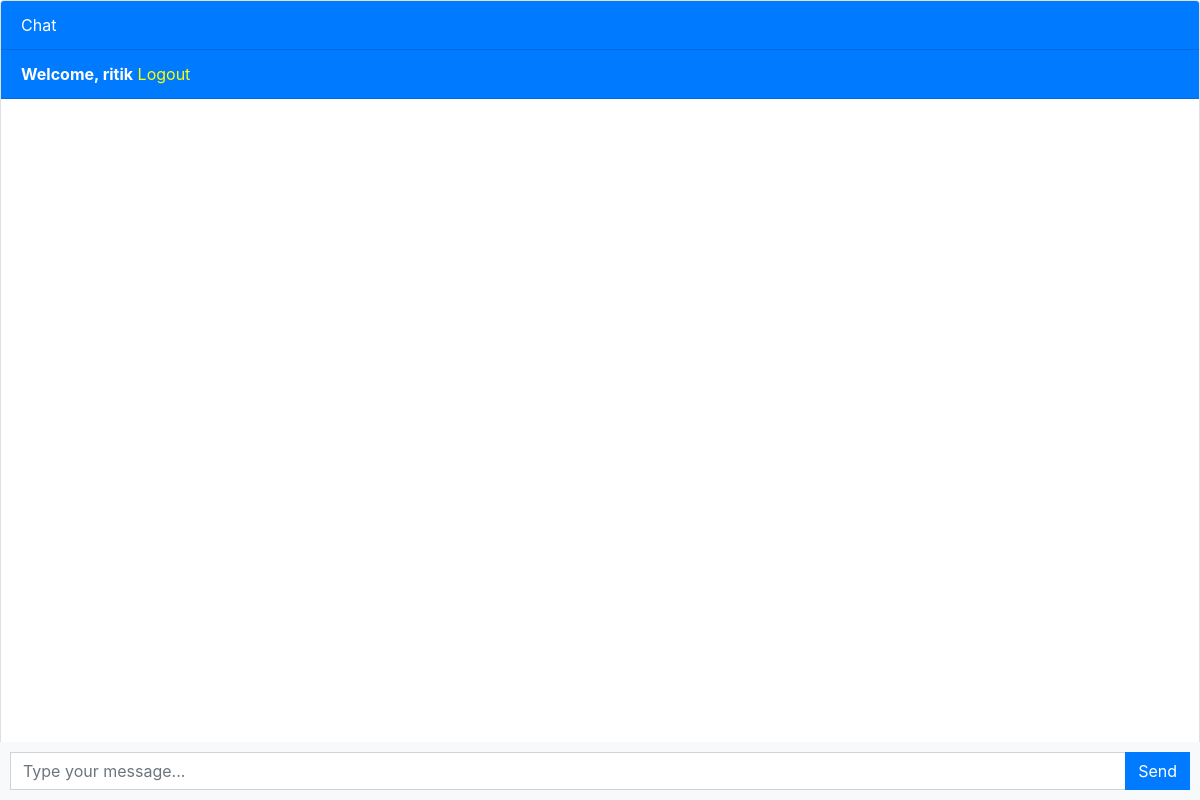
The page / (signed in) on the database as committed earlier.
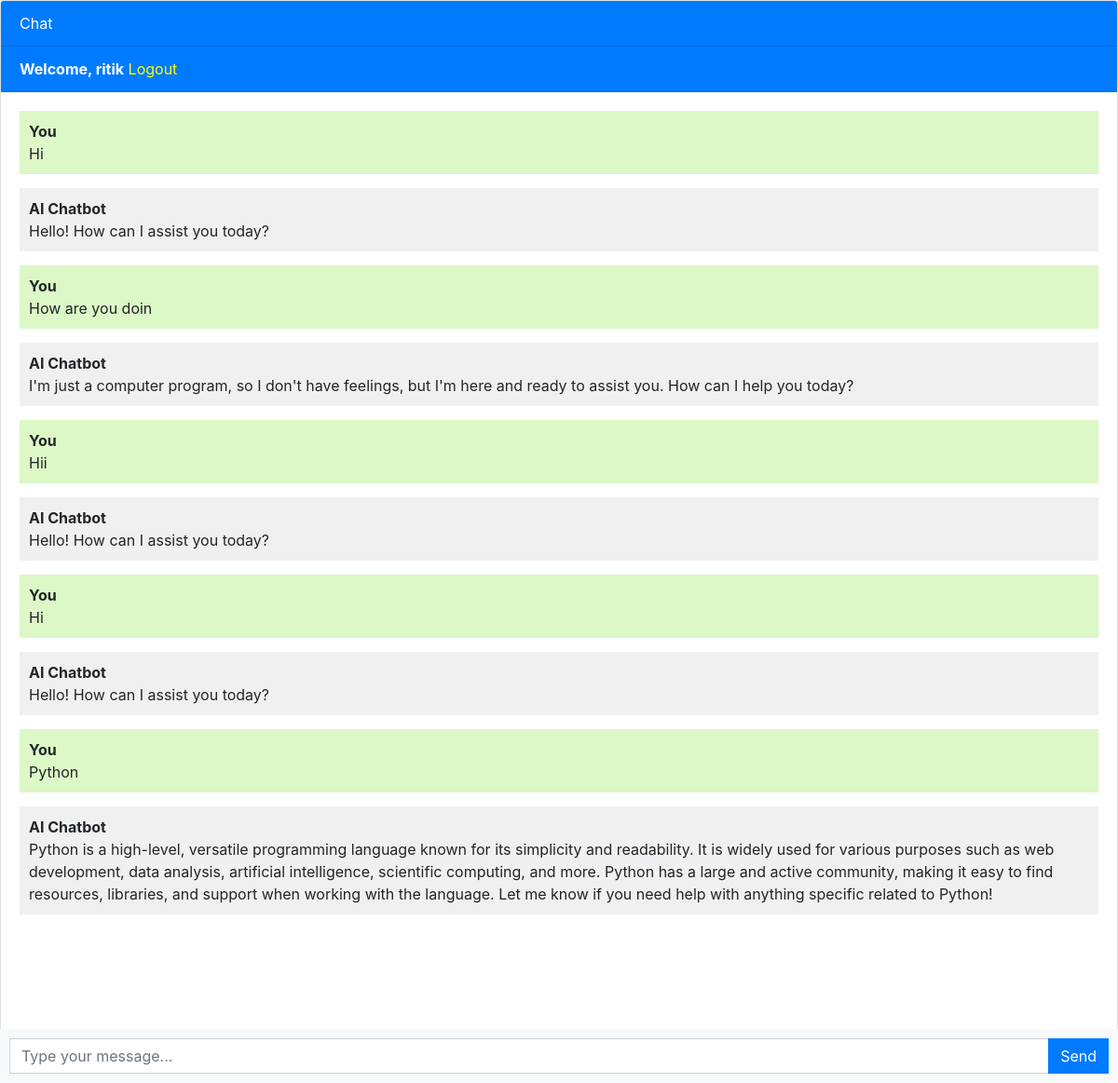
The same page on the database as committed later.
### chatbot/models.py (models this page shows, shortened)
class Chat(models.Model):
    user = models.ForeignKey(User, on_delete=models.CASCADE)
    message = models.TextField()
    response = models.TextField()
    created_at = models.DateTimeField(auto_now_add=True)

### chatbot/views.py (the view)
# urls.py: path('', views.chatbot, name='chatbot'),
def chatbot(request):
    if request.method == 'POST':
        if request.user.is_authenticated:
            chats = Chat.objects.filter(user=request.user)
            message = request.POST.get('message')
            response = ask_openai(message)
            chat = Chat(user=request.user, message=message, response=response, created_at=timezone.now())
            chat.save()
            return JsonResponse({'message': message, 'response': response})
        else:
            messages.success("You need to login")
            return render(request, 'chatbot.html')
    else:
        if request.user.is_authenticated:
            chats = Chat.objects.filter(user=request.user)
            return render(request, 'chatbot.html', {'chats': chats})
        else:
            return render(request, 'chatbot.html')

### templates/chatbot.html (shortened to what this page needs)
{% extends 'base.html' %}
{% block content %}
<div class="chat-container">
  <div class="card flex-grow-1">
    <div class="card-header bg-primary text-white">Chat</div>
    {% if user.is_authenticated %}
    <div class="card-header bg-primary text-white"><b>Welcome, {{user.username}}</b>   <a style="color: yellow;" href="logout">Logout</a></div>
    {% else %}
    <div class="card-header bg-primary text-white"><a style="color: yellow" href="login">Login</a>   <a style="color: yellow;" href="register">Register</a></div>
    {% endif %}
    <div class="card-body messages-box">
      <ul class="list-unstyled messages-list">
        {% for chat in chats %}
          {% if chat.user == request.user %}
            <li class="message sent">
          <div class="message-text">
            <div class="message-sender">
              <b>You</b>
            </div>
            <div class="message-content">
              {{chat.message}}
            </div>
          </div>
        </li>
        <li class="message received">
          <div class="message-text">
            <div class="message-sender">
              <b>AI Chatbot</b>
            </div>
            <div class="message-content">
              {{chat.response}}
            </div>
          </div>
        </li>
          {% endif %}
        {% endfor %}
      </ul>
    </div>
    <br><br>
    <br><br>
    <br><br>
  </div>
  <form class="message-form">
    <div class="input-group">
      <input type="text" class="form-control message-input" placeholder="Type your message...">
      <div class="input-group-append">
        <button type="submit" class="btn btn-primary btn-send">Send</button>
      </div>
    </div>
  </form>
</div>
{% endblock %}

### templates/base.html (shortened to what this page needs)
<!DOCTYPE html>
<html lang="en">
  <head>
    <link rel="stylesheet" href="https://stackpath.bootstrapcdn.com/bootstrap/4.3.1/css/bootstrap.min.css">
  </head>
  <body>
    {% block content %}{% endblock %}
  </body>
</html>

### templates/chatbot.html (style rules this page uses)
body, html { height: 100%; }
.messages-box { flex: 1; overflow-y: auto; }
.messages-list { padding-left: 0; }
.message { margin-bottom: 15px; list-style: none; }
.message-text { padding: 10px; border-radius: 5px; }
.sent { background-color: #dcf8c6; align-self: flex-end; }
.received { background-color: #f1f0f0; align-self: flex-start; }
.message-form { display: flex; position: fixed; bottom: 0; left: 0; right: 0; padding: 10px; background-color: #f8f9fa; }
.message-input { flex: 1; border-radius: 0; border-right: none; }
.btn-send { border-radius: 0; }
.chat-container { height: 100%; display: flex; flex-direction: column; }

Rows that differ between the two databases and show on the page:
added Chat: message "Hi", response "Hello! How can I assist you today?"
added Chat: message "How are you doin", response "I'm just a computer program, so I don't have feelings, but I'm here and ready to assist you. How can I help you today?"
added Chat: message "Hii", response "Hello! How can I assist you today?"
added Chat: message "Hi", response "Hello! How can I assist you today?"
added Chat: message "Python", response "Python is a high-level, versatile programming language known for its simplicity and readability. It is widely used for various purposes such as web development, data analysis, artificial intelligence, scientific computing, and more. Python has a large and active community, making it easy to find resources, libraries, and support when working with the language. Let me know if you need help with anything specific related to Python!"
